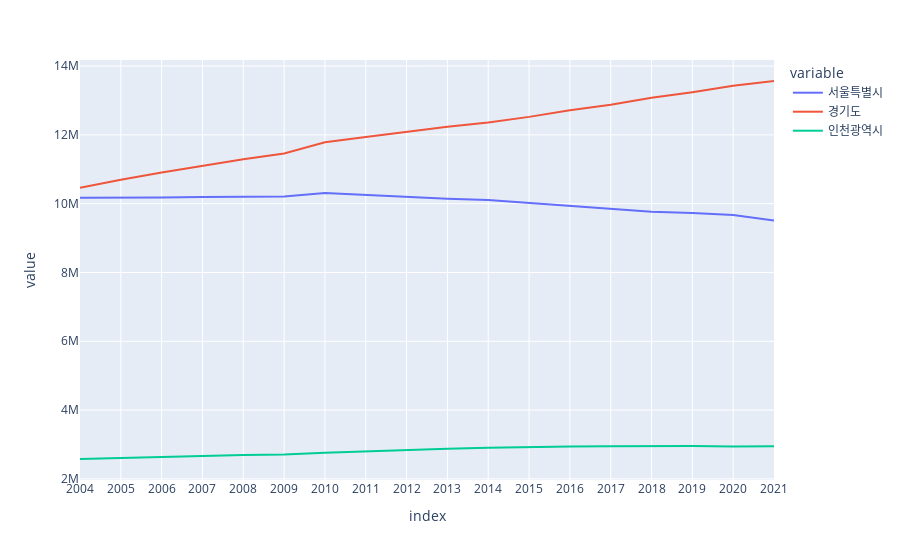

This figure's notebook cell:
### Code cell
# 총인구수 추이 - 전국 / 수도권별 
plt.figure(figsize = (15,4))

px.line(metro)

### Figure 1 — Plotly figure (JSON) as saved in the notebook; plotly's stock layout.template omitted (floating-point values rounded to 4 significant figures)
{"data": [{"hovertemplate": "variable=서울특별시<br>index=%{x}<br>value=%{y}<extra></extra>", "legendgroup": "서울특별시", "line": {"color": "#636efa", "dash": "solid"}, "marker": {"symbol": "circle"}, "mode": "lines", "name": "서울특별시", "orientation": "v", "showlegend": true, "type": "scatter", "x": ["2004", "2005", "2006", "2007", "2008", "2009", "2010", "2011", "2012", "2013", "2014", "2015", "2016", "2017", "2018", "2019", "2020", "2021"], "xaxis": "x", "y": [10173162, 10167344, 10181166, 10192710, 10200827, 10208302, 10312545, 10249679, 10195318, 10143645, 10103233, 10022181, 9930616, 9857426, 9765623, 9729107, 9668465, 9509458], "yaxis": "y"}, {"hovertemplate": "variable=경기도<br>index=%{x}<br>value=%{y}<extra></extra>", "legendgroup": "경기도", "line": {"color": "#EF553B", "dash": "solid"}, "marker": {"symbol": "circle"}, "mode": "lines", "name": "경기도", "orientation": "v", "showlegend": true, "type": "scatter", "x": ["2004", "2005", "2006", "2007", "2008", "2009", "2010", "2011", "2012", "2013", "2014", "2015", "2016", "2017", "2018", "2019", "2020", "2021"], "xaxis": "x", "y": [10462920, 10697215, 10906033, 11106211, 11292264, 11460610, 11786622, 11937415, 12093299, 12234630, 12357830, 12522606, 12716780, 12873895, 13077153, 13239666, 13427014, 13565450], "yaxis": "y"}, {"hovertemplate": "variable=인천광역시<br>index=%{x}<br>value=%{y}<extra></extra>", "legendgroup": "인천광역시", "line": {"color": "#00cc96", "dash": "solid"}, "marker": {"symbol": "circle"}, "mode": "lines", "name": "인천광역시", "orientation": "v", "showlegend": true, "type": "scatter", "x": ["2004", "2005", "2006", "2007", "2008", "2009", "2010", "2011", "2012", "2013", "2014", "2015", "2016", "2017", "2018", "2019", "2020", "2021"], "xaxis": "x", "y": [2578817, 2600495, 2624391, 2664576, 2692696, 2710579, 2758296, 2801274, 2843981, 2879782, 2902608, 2925815, 2943069, 2948542, 2954642, 2957026, 2942828, 2948375], "yaxis": "y"}], "layout": {"legend": {"title": {"text": "variable"}, "tracegroupgap": 0}, "margin": {"t": 60}, "xaxis": {"anchor": "y", "domain": [0, 1], "title": {"text": "index"}}, "yaxis": {"anchor": "x", "domain": [0, 1], "title": {"text": "value"}}}}
